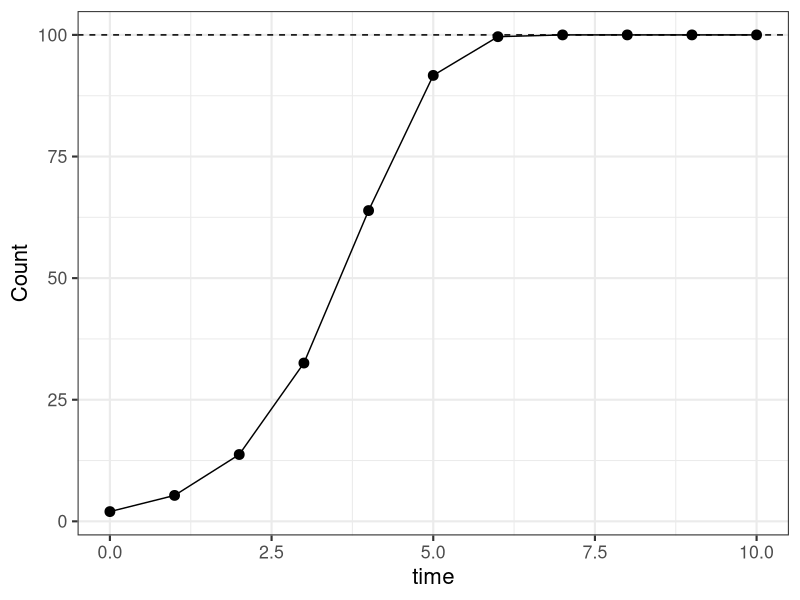
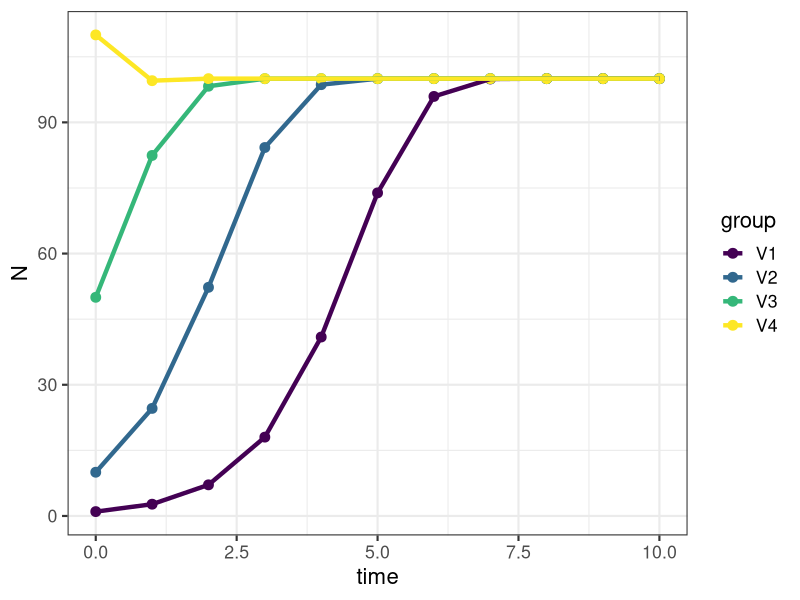
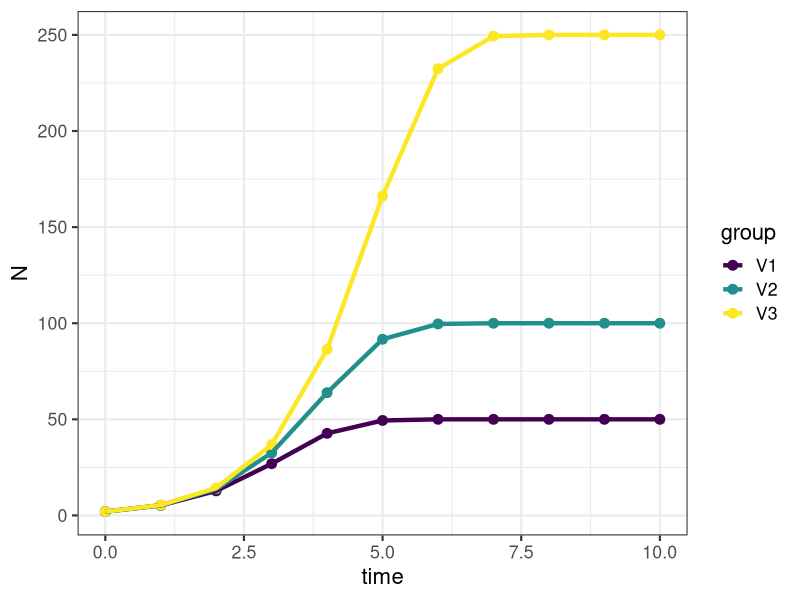
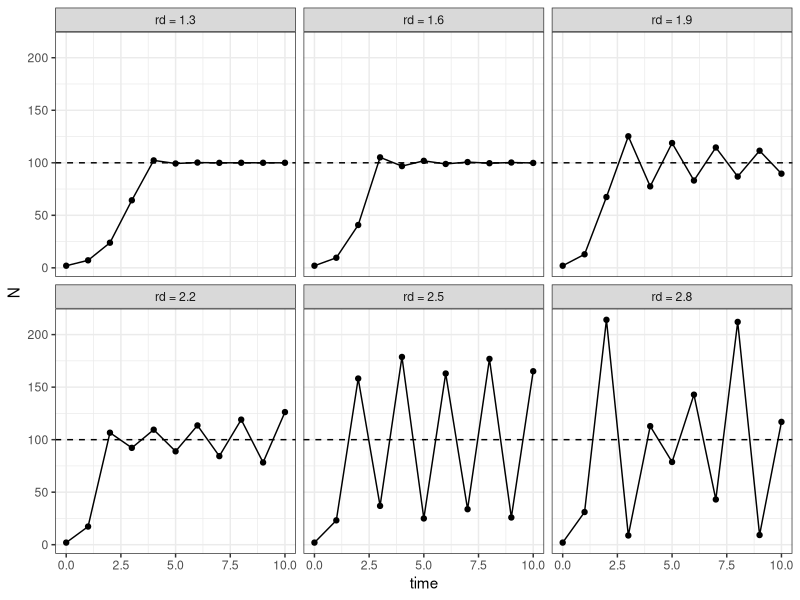
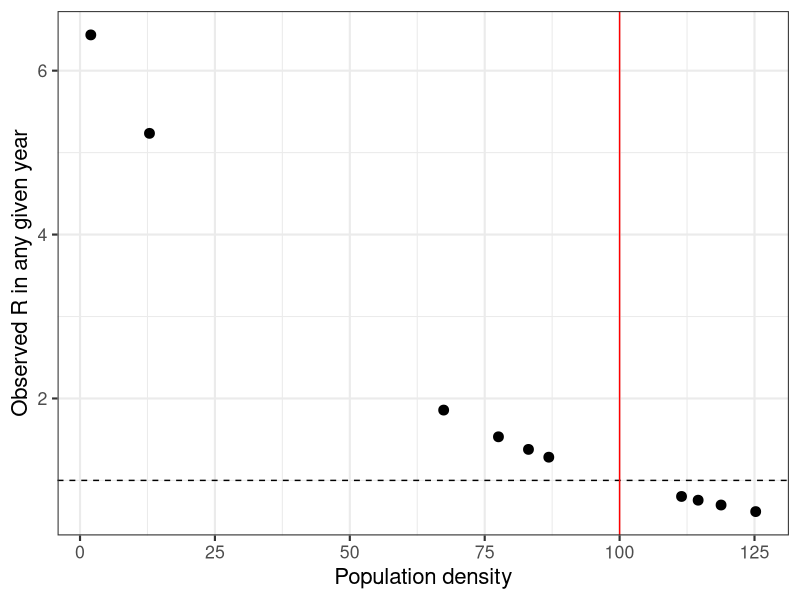
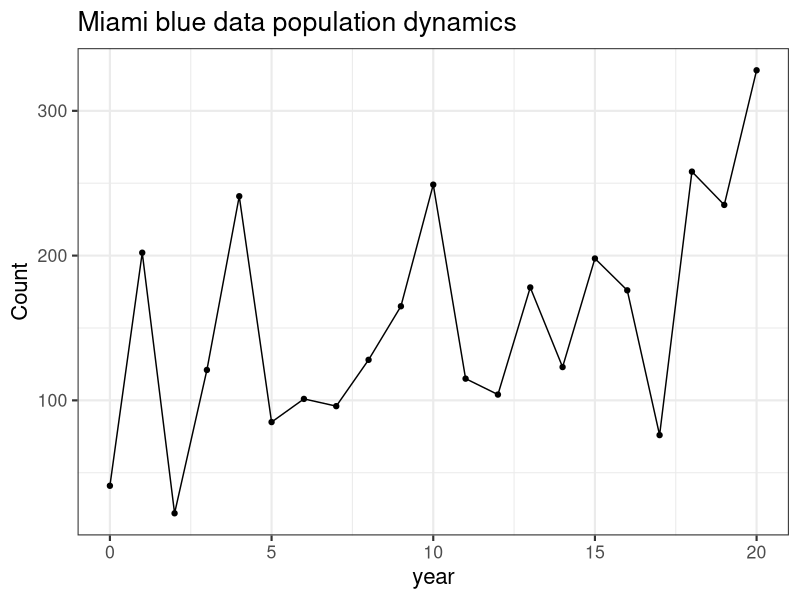
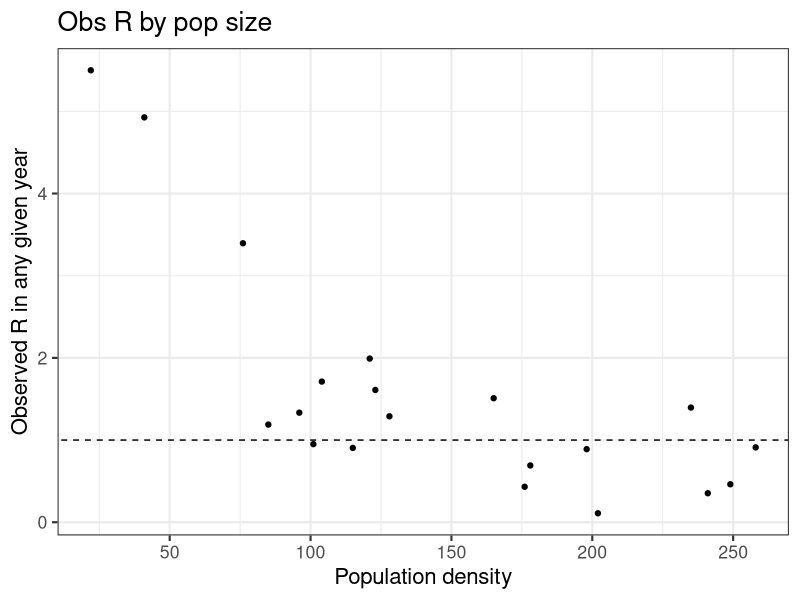
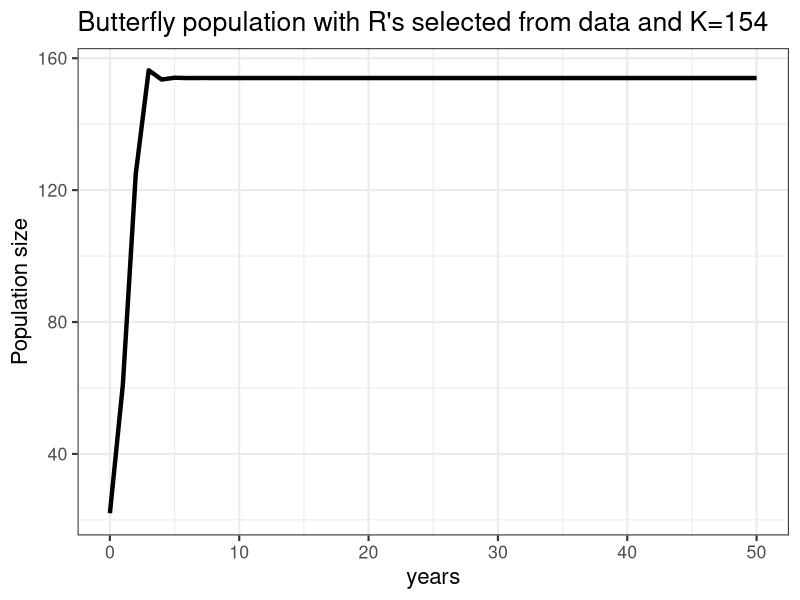

Here is the R script that generated these plots, in order:
## ---- chunk 1
library(tidyverse)
library(viridis)
## ---- chunk 2

dlogistic <- function(K = 100, rd = 1, N0 = 2, t = 10) {
  N <- c(N0, numeric(t))
  for (i in 1:t) N[i + 1] <- {
    N[i] * exp(rd * (1 - N[i]/K))
    }
  return(N)
  }

Nts <- dlogistic()

t <- 10; k <- 100;

ggplot(data=NULL, aes(x=0:10, y=Nts)) + 
  geom_point(size=3) + 
  geom_line() + 
  geom_hline(yintercept=(k), lty=2) + 
  labs(x="time",y="Count") + 
  theme_bw(base_size = 16)

## ---- chunk 3

N0s <- c(1, 10, 50, 110)
time <- 0:10
Ndat1 <- sapply(N0s, function(n) dlogistic(N0 = n)) %>% 
  as.data.frame() %>% cbind(time) %>% 
  pivot_longer(cols=1:4, names_to = 'group', values_to = 'N')

ggplot(data=Ndat1, aes(x=time, y=N, color=group)) + 
  geom_point(size=3) + 
  geom_line(linewidth = 1.5) + 
  scale_color_viridis(discrete = T)+   
  theme_bw(base_size = 16)

## ---- chunk 4
k.s <- c(50, 100, 250)
time <- 0:10
Ndat2 <- sapply(k.s, function(k) dlogistic(K = k, t = 10)) %>% 
  as.data.frame() %>% cbind(time) %>%
  pivot_longer(cols=1:3, names_to = 'group', values_to = 'N')

ggplot(data=Ndat2, aes(x=time, y=N, color=group)) + 
  geom_point(size=3) + 
  geom_line(linewidth = 1.5) + 
  scale_color_viridis(discrete = T)+   
  theme_bw(base_size=16)

## ---- chunk 5
rd.v <- seq(1.3, 2.8, by = 0.3)
t <- 10
Ndat3 <- sapply(rd.v, function(r) dlogistic(rd = r, t = t)) %>% 
  as.data.frame() %>% cbind(time) %>% 
  pivot_longer(cols=1:6, names_to = 'group', values_to = 'N')

label_names <- c(V1="rd = 1.3",V2="rd = 1.6",V3="rd = 1.9",
                 V4="rd = 2.2",V5="rd = 2.5",V6="rd = 2.8")

ggplot(data=Ndat3, aes(x=time, y=N)) + 
  geom_point() + 
  geom_line() + 
  theme_bw() + 
  geom_hline(yintercept = 100, lty=2) + 
  facet_wrap(~group, labeller=labeller(group=label_names))

## ---- chunk 6
DD.V1 <- Ndat3 |> dplyr::filter(group=='V3')
DD.R <- DD.V1$N[2:11]/DD.V1$N[1:10]

ggplot(data=NULL, aes(x=DD.V1$N[1:10], y=DD.R)) + 
  geom_point(size=3) + 
  geom_hline(yintercept=1,lty=2)+
  geom_vline(xintercept = 100, color="red")+ 
  xlab("Population density") + ylab("Observed R in any given year") + 
  theme_bw(base_size = 16)
## ---- chunk 7
year <- 0:20
set.seed(5)
Count <- abs(round(rnorm(21, (100*1.05^year), 70),0))
dat <- as.data.frame(cbind(year,Count))

ggplot(data=dat, aes(x=year, y=Count)) + 
  geom_point() + 
  geom_line() + 
  theme_bw(base_size=16) + 
  ggtitle("Miami blue data population dynamics")

dat$obs.R <- NA

dat$obs.R[2:21] <- dat$Count[2:21]/dat$Count[1:20]
obs.R <- dat$Count[2:21]/dat$Count[1:20]

ggplot(data=NULL, aes(x=dat$Count[1:20], y=obs.R)) + 
  geom_point() + 
  geom_abline(intercept=1,slope=0,lty=2) + 
  xlab("Population density") + ylab("Observed R in any given year") + 
  theme_bw(base_size=16)+ 
  ggtitle("Obs R by pop size")
## ---- chunk 8
years <- 0:50
set.seed(9)
simDD.Rs <- sample(x = obs.R, size = 50, replace = TRUE)

DD50yr <- numeric(length(years))
DD50yr[1] <- min(dat$Count) 

for (t in 1:50) DD50yr[t + 1] <- {
  DD50yr[t] * exp(simDD.Rs * (1 - DD50yr[t]/154))
}

ggplot(data=NULL, aes(x=years, y=DD50yr)) + 
  geom_line(lwd=1.5)+ 
  ylab("Population size")+
  ggtitle("Butterfly population with R's selected from data and K=154") + 
  theme_bw(base_size = 16)
## ---- chunk 9
years <- 0:50
set.seed(12)

DD50yr <- numeric(length(years))
DD50yr[1] <- min(dat$Count) 

Ksim = rnorm(50,154,50) 

for (t in 1:50) {
  DD50yr[t + 1] <- 
    DD50yr[t] * exp(log(2) * (1 - DD50yr[t]/Ksim[t]))
}

ggplot(data=NULL, aes(x=years, y=DD50yr)) + 
  geom_point() + 
  geom_line() + 
  theme_bw(base_size = 16)

## ---- chunk 10
simR <- NA
simR <- DD50yr[2:51]/DD50yr[1:50]

ggplot(data=NULL, aes(x=DD50yr[1:50], y=simR)) + 
  geom_point() + 
  geom_abline(intercept=1,slope=0, linetype="dashed")+ 
  xlab("Population density") + ylab("Observed R in any given year") + 
  theme_bw(base_size=16)
## ---- chunk 11
PopSim1 <- function(N0, years = 50, sims = 1, Ks) {
  sim.K = matrix(sample(Ks, size = sims * years, replace = TRUE),
                 nrow = years, ncol = sims)
  output <- numeric(years + 1)
  output[1] <- N0
  outmat <- sapply(1:sims, function(i) {
    for (t in 1:years) output[t + 1] <- 
        round(output[t] * exp(log(2) * (1 - output[t]/sim.K[t,i])), 0)
    output
  })
  return(outmat)
}
## ---- chunk 12
simDD10 <- as.data.frame(PopSim1(N0 = 22, sims = 100, Ks=Ksim)) %>% mutate(year=0:50)  %>%  gather("sim","count",-year)

ggplot(simDD10, aes(x=year,y=count,color=sim))+
  geom_line(linewidth=0.5, alpha=0.75) + 
  scale_color_viridis(discrete = T)+
  theme_bw(base_size = 16)+
  theme(legend.position = "none")
## ---- chunk 13
year50_DDdata <- simDD10[simDD10$year == 50, ]

data.frame(
  n_DD_extinct = sum(year50_DDdata$count == 0),
  n_max = max(year50_DDdata$count),
  q02.5 = quantile(year50_DDdata$count, probs = 0.025),
  q97.5 = quantile(year50_DDdata$count, probs = 0.975),
  row.names=NULL
)
